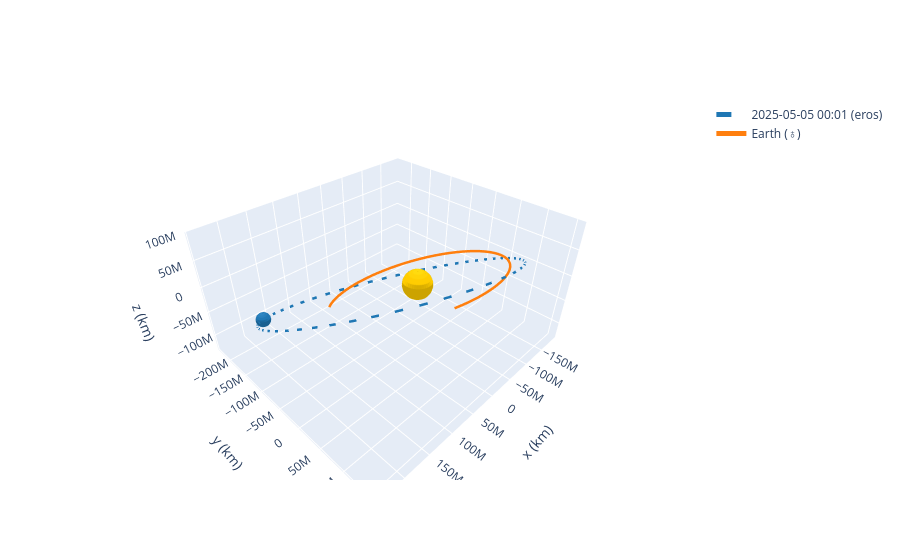

Source (notebook cell):
### Code cell
frame = OrbitPlotter3D()

frame.plot(eros, label="eros")
frame.plot_trajectory(earth.sample(), label=Earth)
